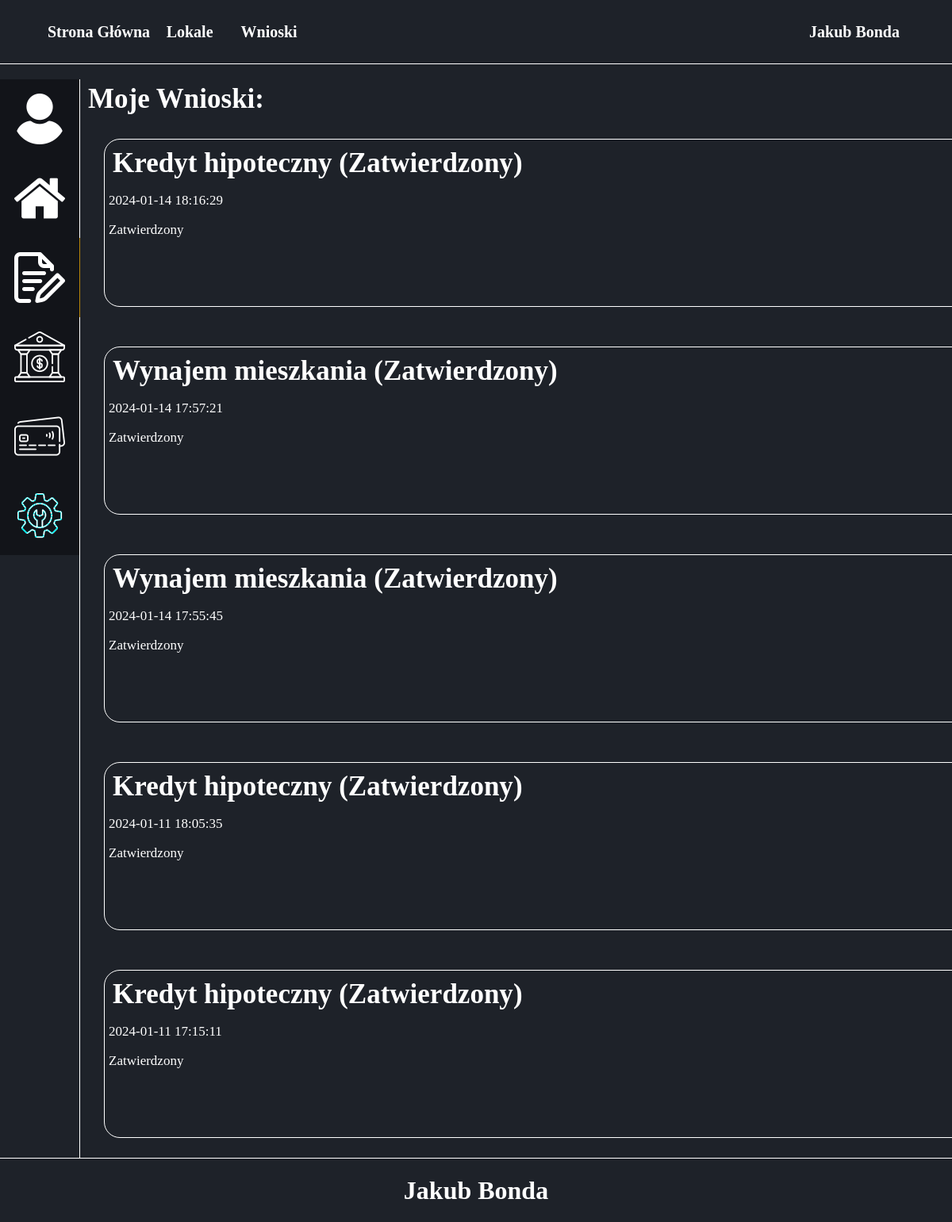
Screenshot of /BiuroWynajmu/Konto/MojeWnioski/index.php (signed in) with the database file from the repository.
### tables this page shows
CREATE TABLE `wnioski` (
  `ID_Wniosku` int(10) UNSIGNED NOT NULL,
  `ID_Uzytkownika` int(10) UNSIGNED NOT NULL,
  `ID_Rodzaj_Wniosku` int(10) UNSIGNED NOT NULL,
  `Data_Wniosku` timestamp NOT NULL DEFAULT current_timestamp(),
  `ID_Status_Wniosku` int(10) UNSIGNED NOT NULL,
  `Data_Modyfikacji` timestamp NOT NULL DEFAULT current_timestamp() ON UPDATE current_timestamp()
);

CREATE TABLE `rodzaj_wniosku` (
  `ID_Rodzaj_Wniosku` int(10) UNSIGNED NOT NULL,
  `Nazwa_Rodzaju_Wniosku` varchar(255) NOT NULL,
  `Opis_Rodzaju_Wniosku` text DEFAULT NULL,
  `Data_Modyfikacji` timestamp NOT NULL DEFAULT current_timestamp() ON UPDATE current_timestamp()
);

CREATE TABLE `status_wniosek` (
  `ID_Status_Wniosku` int(10) UNSIGNED NOT NULL,
  `Nazwa_Statusu` varchar(255) NOT NULL,
  `Data_Modyfikacji` timestamp NOT NULL DEFAULT current_timestamp() ON UPDATE current_timestamp()
);

### BiuroWynajmu/Konto/MojeWnioski/index.php (the view, shortened to what this page needs)
<!DOCTYPE html>
<html lang="en">
<head>
	 <link rel="stylesheet" type="text/css" href="style/style.css"/>
	 <?php
	require('../../config.php');
	$conn = new mysqli($host, $user, $password, $database);
	 ?>
</head>
<body>
	<header>
	<div class="navbar">
			<a href="../../">Strona Główna</a>
			<a href="../../Lokale/">Lokale</a>
			<a href="../../Wnioski/">Wnioski</a>
			<div class="dropdown">
				<?php
					if(isset($_SESSION['zalogowany'])&& ($_SESSION['zalogowany']==true)){
						echo '
						<button class="dropbtn">'.$_SESSION['Imie'].' '.$_SESSION['Nazwisko'].'</button>
							<div class="dropdown-content">
								<a href="../Dane/">Dane Konta</a>
								<a href="../WynajeteLokale/">Wyanjęte Lokale</a>
								<a href="../MojeWnioski/">Moje Wnioski</a>
								<a href="../MojeKredyty/">Moje Kredyty</a>
								<a href="../MojeTranzakcje/">Moje Tranzakcje</a>
								<a href="../MojeZgloszenia/">Moje Zgłoszenia</a>
								<a href="../Wyloguj/logout.php">Wyloguj Się</a>
							</div>
						';
					}
					else{
						echo '<a href="../Logowanie/">Zaloguj się</a>';
					}
				?>
			</div>
		</div>
    </header>
	<section>
		<article>
			<div id="PanelDaneOdnosniki">
				<a href="../Dane"><img src="../../obrazki/Konto/user.png"></a>
				<a href="../WynajeteLokale"><img src="../../obrazki/Konto/home.png"></a>
				<a href="../MojeWnioski/" class="activeLink"><img src="../../obrazki/Konto/quote-request.png"></a>
				<a href="../MojeKredyty"><img src="../../obrazki/Konto/bank.png"></a>
				<a href="../MojeTranzakcje"><img src="../../obrazki/Konto/tranzakcja.png"></a>
				<a href="../MojeZgloszenia/"><img src="../../obrazki/Konto/zgloszenia.png"></a>
			</div>
			<div id="PanelDaneDaneUzytkownika">
				<h1>Moje Wnioski:</h1>
				<?php
				$zapytanieNr1 = "SELECT * FROM wnioski
					INNER JOIN uzytkownicy ON wnioski.ID_Uzytkownika = uzytkownicy.ID_Uzytkownika
					INNER JOIN rodzaj_wniosku ON rodzaj_wniosku.ID_Rodzaj_Wniosku = wnioski.ID_Rodzaj_Wniosku
					INNER JOIN status_wniosek ON status_wniosek.ID_Status_Wniosku = wnioski.ID_Status_Wniosku
					WHERE wnioski.ID_Uzytkownika = ".$_SESSION['ID_Uzytkownika']."
					ORDER BY Data_Wniosku DESC";
				$wynikZapytaniaNr1 = $conn -> query($zapytanieNr1);
				if($wynikZapytaniaNr1 -> num_rows > 0){
					while($row = $wynikZapytaniaNr1 -> fetch_object()){
						echo '<a href="../../Wnioski/Wniosek/index.php?ID_Wniosku='.$row->ID_Wniosku.'">';
							echo '<div class="daneWniosku">';
								echo '<div class="daneWnioskuPrawo">';
									echo '<h1>'.$row->Nazwa_Rodzaju_Wniosku.' ('.$row->Nazwa_Statusu.')</h1>';
									echo '<p>'.$row->Data_Wniosku.'</p>';
									echo '<p>'.$row->Nazwa_Statusu.'</p>';
								echo '</div>';
							echo '</div>';
						echo '</a>';
					}
				}
				else{
					echo "<h1> Niegdy nie brałes żadnego wniosku! </h1>";
				}
			?>
			</div>
		</article>
	</section>
	<footer>
        <?php require("../../stopka.php"); ?>
    </footer>
</body>
</html>

### BiuroWynajmu/Konto/MojeWnioski/style/style.css (style rules this page uses)
html, body { margin: 0; padding: 0; background-color: rgb(30, 34, 41); }
header { position: fixed; top: 0; margin: 0; width: 100%; height: 80px; border-bottom: 1px solid white; background-color: rgb(30, 34, 41); z-index: 2; }
header .navbar { overflow: hidden; background-color: rgb(30, 34, 41); width: 1200px; margin: auto; display: flex; }
header .navbar a { display: flex; justify-content: center; align-items: center; font-size: 16px; color: white; min-width: 100px; height: 80px; text-decoration: none; font-weight: bold; font-size: 20px; }
header .dropdown { margin-left: auto; overflow: hidden; }
header .dropdown .dropbtn { font-size: 16px; border: none; outline: none; color: white; min-width: 100px; height: 80px; background-color: rgb(30, 34, 41); font-family: inherit; margin: 0; font-weight: bold; font-size: 20px; }
section { margin-top: 100px; min-height: 1000px; z-index: 2; }
article { width: 1200px; margin: auto; display: flex; }
article #PanelDaneOdnosniki { width: 100px; border-right: 1px solid white; }
article #PanelDaneOdnosniki a { display: flex; width: 100px; height: 100px; background-color: rgba(0,0,0,0.4); justify-content: center; align-items: center; border-right: 1px solid white; text-decoration: none; }
article #PanelDaneOdnosniki .activeLink { border-right: 1px solid darkgoldenrod; }
article #PanelDaneDaneUzytkownika { width: 1100px; display: flex; flex-wrap: wrap; color: white; flex-direction: column; padding-left: 5px; }
article #PanelDaneDaneUzytkownika h1 { font-size: 35px; font-weight: bold; color: white; margin: 5px; }
article #PanelDaneDaneUzytkownika .daneWniosku { display: flex; width: 100%; height: 200px; margin: 25px; overflow: hidden; border: 1px solid white; border-radius: 20px; padding: 5px; transition: 500ms; flex-direction: row; flex-wrap: nowrap; justify-content: flex-start; }
article #PanelDaneDaneUzytkownika .daneWniosku h1 { text-align: left; }
article #PanelDaneDaneUzytkownika a { text-decoration: none; }
article #PanelDaneDaneUzytkownika .daneWniosku p { color: white; font-size: 17px; }
footer { width: 100%; height: 80px; border-top: 1px solid white; background-color: rgb(30, 34, 41); margin: auto; display: flex; flex-wrap: wrap; align-items: center; justify-content: center; z-index: 2; }
@media (max-width: 1200px) { article #PanelDaneDaneUzytkownika { width: 90%; } }
@media (max-width: 1200px) { header .navbar { width: 90%; } }
@media (max-width: 1200px) { article { width: 100%; } }

### rows the page displays
wnioski: ID_Rodzaj_Wniosku.Nazwa_Rodzaju_Wniosku "Kredyt hipoteczny", ID_Status_Wniosku.Nazwa_Statusu "Zatwierdzony", Data_Wniosku "2024-01-14 18:16:29"
wnioski: ID_Rodzaj_Wniosku.Nazwa_Rodzaju_Wniosku "Wynajem mieszkania", ID_Status_Wniosku.Nazwa_Statusu "Zatwierdzony", Data_Wniosku "2024-01-14 17:57:21"
wnioski: ID_Rodzaj_Wniosku.Nazwa_Rodzaju_Wniosku "Wynajem mieszkania", ID_Status_Wniosku.Nazwa_Statusu "Zatwierdzony", Data_Wniosku "2024-01-14 17:55:45"
wnioski: ID_Rodzaj_Wniosku.Nazwa_Rodzaju_Wniosku "Kredyt hipoteczny", ID_Status_Wniosku.Nazwa_Statusu "Zatwierdzony", Data_Wniosku "2024-01-11 18:05:35"
wnioski: ID_Rodzaj_Wniosku.Nazwa_Rodzaju_Wniosku "Kredyt hipoteczny", ID_Status_Wniosku.Nazwa_Statusu "Zatwierdzony", Data_Wniosku "2024-01-11 17:15:11"

### other values shown
$_SESSION['Imie'] "Jakub"
$_SESSION['Nazwisko'] "Bonda"
